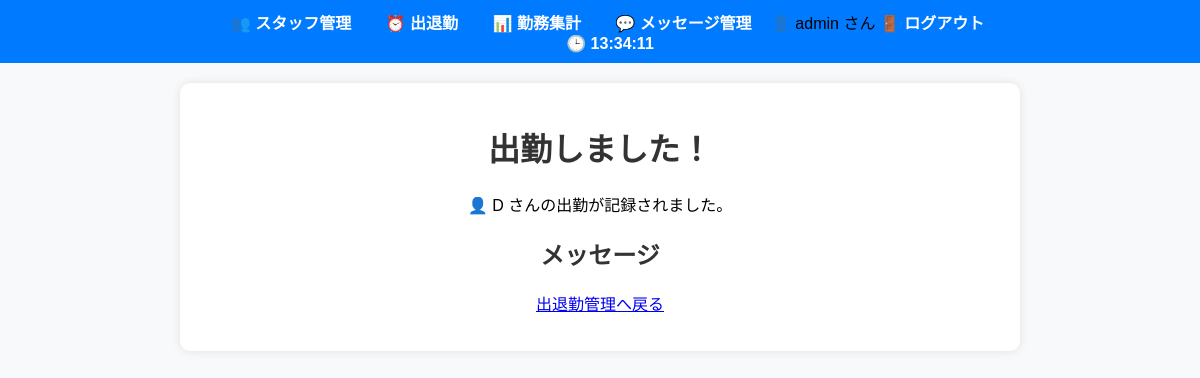
Page /attendance/clock_in_success/4 (signed in) on the earlier database version.
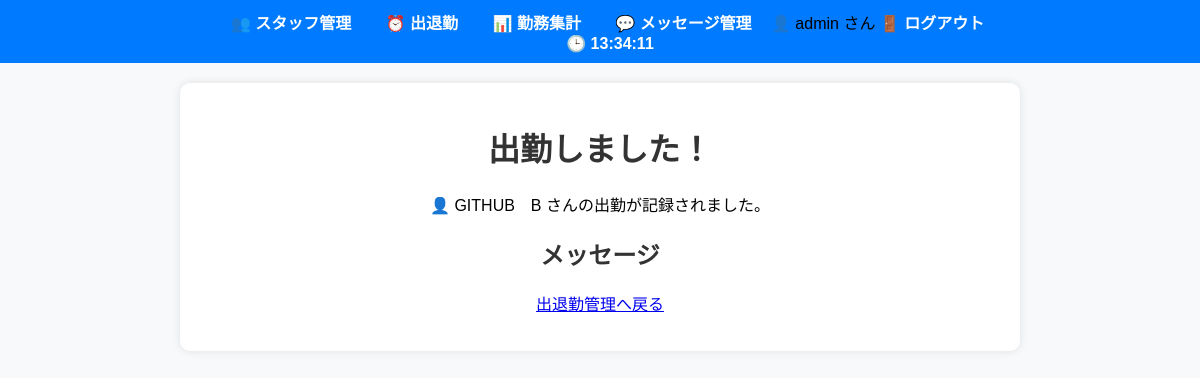
Same page on the later database version.
### models.py (models this page shows)
class Staff(db.Model):
    id = db.Column(db.Integer, primary_key=True)
    name = db.Column(db.String(100), nullable=False)

### routes.py (the view)
@app.route('/attendance/clock_in_success/<int:staff_id>')
def clock_in_success(staff_id):
    staff = Staff.query.get(staff_id)
    if not staff:
        print(f"❌ エラー: staff_id={staff_id} のスタッフが見つからない")
        return redirect(url_for('attendance'))  # もしスタッフが存在しない場合、出退勤画面に戻る
    print(f"✅ 出勤サクセスページを表示: staff_id={staff_id}")  # デバッグ用
    return render_template('clock_in_success.html', staff=staff)

### routes.py (called while the page is built)
@login_manager.user_loader
def load_user(user_id):
    return User.query.get(int(user_id))

### templates/clock_in_success.html (shortened to what this page needs)
{% extends "base.html" %}
{% block content %}
<h1>出勤しました！</h1>
<p>👤 {{ staff.name }} さんの出勤が記録されました。</p>
<h2>メッセージ</h2>
<p><a href="{{ url_for('attendance') }}">出退勤管理へ戻る</a></p>
{% endblock %}

Differences in the rows shown:
changed Staff: name "D" → "GITHUB B"
